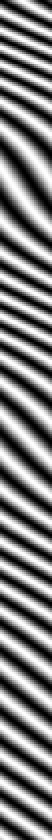
%> input picture exampleData/drew_synthetic.tif, 26 x 420 px, shrunk from 64 x 1024 before the run (shown 2 times larger)
$ octave bTestChhatbar.m   (GNU Octave 9; MATLAB toolbox functions it lacks are replaced by stand-ins)
%> lines starting %> are read from the running program, lines starting %| are printed output that depends on the picture
### bChhatbar.m

function [time,velocity,angle,utheta,uvar] = bChhatbar(tifPath,showOutput,saveimg,delx,delt,hi,lineskip,x1,x2)
%> called with tifPath = 'exampleData/drew_synthetic.tif', showOutput = 1, saveimg = 0, delx = 0.001, delt = 0.00205, hi = 100, lineskip = 25, x1 = 1

    disp(['*** chhatbar anaysis' tifPath]);

    theImage = imread(tifPath); % hybridvel expects a matlab matrix, not a file
%> theImage is the input picture: size 420x26 uint16; min 0, max 65534, mean 32758.6

    xrange = [x1 x2];

    % hybridvel issues warnings, turn them off
    MSGID = 'MATLAB:hg:EraseModeIgnored';
    warning('off', MSGID);

    [theAngle,utheta,uvar] = bChhatbar0(theImage,showOutput,saveimg,delx,delt,hi,lineskip,xrange);

    ii = 3;
    time = theAngle(:,3,ii)*delt;
    angle = theAngle(:,1,ii);
    velocity = theAngle(:,9,ii);

    doSave = 0;
    if doSave
        [filePath, fileName, fileExt] = fileparts(tifPath);
        outFileName = [fileName '_chhatbar.txt'];
        outFilePath = fullfile(filePath, outFileName);
        disp(['   saving chhatbar' outFilePath])

        myFileID = fopen(outFilePath, 'w', 'n', 'UTF-8');
            fprintf(myFileID, 'algorithm=Chhatbar hybridvel;');
            fprintf(myFileID, 'tifPath=%s;', tifPath);
            fprintf(myFileID, 'delx=%f;', delx);
            fprintf(myFileID, 'delt=%f;', delt);
            fprintf(myFileID, 'hi=%d;', hi);
            fprintf(myFileID, 'lineskip=%d;', lineskip);
            fprintf(myFileID, 'xMin=%d;', xrange(1));
            fprintf(myFileID, 'xMax=%d;', xrange(2));
            fprintf(myFileID, '\n');
            fprintf(myFileID, 'time,velocity,angle'); % column headers
            fprintf(myFileID, '\n');
            for i = 1:size(time,1)
                fprintf(myFileID, '%d,%f,%f\n', time(i), velocity(i), angle(i));
            end
        fclose(myFileID);
    end

### bChhatbar0.m
function [angle,utheta,uvar] = bChhatbar0(inputimg,showimg,saveimg,delx,delt,hi,lineskip,xrange)
%> called with showimg = 1, saveimg = 0, delx = 0.001, delt = 0.00205, hi = 100, lineskip = 25, xrange = [1 60]

%
% Robert Cudmore modified version of the original
%
% Blood velocity measurement on linescan images based on the paper titled:
% Improved blood velocity measurements with a hybrid image filtering and
% iterative Radon transform algorithm
% published in:
% Frontiers in Brain Imaging Methods / Frontiers in Neuroscience
%
% Syntax:
% [angle,utheta,uvar] = hybridvel(inputimg,showimg,saveimg,delx,delt,hi,lineskip,xrange)
%
% Where,
% inputimg = linescan/space-time image with space in X-axis and time in Y-axis
% showimg = display image comparing the effect of elementwise demeaning,
%   vertical demeaning and 3x3 vertical Sobel filtering
% saveimg = save image in various formats (.fig,.jpg,.eps,.ai)
% delx = DeltaX, microns/pixel
% delt = DeltaT, ms/line
% hi = height of image segment to be processed in pixels
% lineskip = number of lines before next image segment starts
% xrange = 2-element vector specifying range of pixels in space-dimension
%   to use in the image segment
%
% Outputs:
% angle: [angle(deg), minstep(deg), location(pixel), dels1(deg), deln(deg), %dv/v, iter, irl, speed (mm/s)]
% utheta: angles used to process the image segments
% uvar: variance on Radon transform at each angle at each image segment
%
% Example:
% The linescan image used in the Figure 9 of the paper named 'fig9im.tif'
% is located in the same folder as this code. This image can be used as:
% [angle,utheta,uvar] = hybridvel(imread('fig9im.tif'),1,[],0.47,1,100,25,[1 125]);
%
% by Pratik Chhatbar, Kara Lab @ MUSC Neurosciences
% Charleston, SC. 5/29/2013
% chhatbar@musc.edu
% pratikchhatbar@gmail.com

%% Initialize

imsize = size(inputimg);
%> imsize = [420 26]
inputimg = double(inputimg);
anglineth = 3;
dvov = 0.1/100; % dv/v to determine minimum step-size
firstthetastep = 45; thetarange = [0 179];
ds = 4; % 4 um streak distance

%if exist('showimg','var') && ~isempty(showimg) && showimg, showimg = 1; else showimg = 0; end
%if exist('saveimg','var') && ~isempty(saveimg) && saveimg, saveimg = 1; showimg = 1; else saveimg = 0; end
if exist('delx','var') && ~isempty(delx) && delx, else delx = 1; end
if exist('delt','var') && ~isempty(delt) && delt, else delt = 1; end
if exist('hi','var') && ~isempty(hi) && hi, else hi = imsize(1)-2; end
if exist('lineskip','var') && ~isempty(lineskip) && lineskip, else lineskip = hi; end
if exist('xrange','var') && ~isempty(xrange) && length(xrange)<3
    if length(xrange)==1
        wi = xrange; xrange = [1 wi];
    else
        if xrange(1)>imsize(2)-1
            xrange(1)=1;
        end
        if xrange(2)>imsize(2)-1
            xrange(2)=imsize(2)-2;
        end
        if xrange(2)<xrange(1)
            xrange = [xrange(1) xrange(2)];
        end
        wi = xrange(2)-xrange(1)+1;
%> wi = 24
    end
else
    wi = imsize(2)-2; xrange = [1 wi];
end

if showimg
    imgtitle = {inputname(1);['HybridVel-' datestr(now,30)]};
end

%% Process the image with different filters

curimtitle = {'edm','vdm','sob'}; curcolor = {'b','g','k','r','c','m'};
imgseg(:,:,1) = inputimg(2:end-1,2:end-1)-mean(mean(inputimg(2:end-1,2:end-1))); % element-wise demean
imgseg(:,:,2) = bsxfun(@minus,inputimg(2:end-1,2:end-1),...
    mean(inputimg(2:end-1,2:end-1),1)); % vertical demean
imgseg(:,:,3) = filter2([1 2 1; 0 0 0; -1 -2 -1],inputimg,'valid');  % 3x3 vertical Sobel filter, Eq. 5,6

imgsegsz = size(imgseg);
%> imgsegsz = [418 24 3]
firstiter = (thetarange(1):firstthetastep:thetarange(2));
firstiter = firstiter-(firstiter(end)-firstiter(1))/2+1;

segend = hi:lineskip:imgsegsz(1);
segstart = segend-hi+1;
segn = length(segstart);
%> segn = 13

angle = nan(segn,9,imgsegsz(3)); % angle = [angle,minstep,loc(pix),dels1,deln,%dv/v,iter,irl,speed(mm/s)]
utheta = cell(segn,imgsegsz(3));
uvar = cell(segn,imgsegsz(3));

%% Iterative Radon transform

%for ii = 1:imgsegsz(3)
for ii = 3
    for jj = 1:segn
        irl = 1; % iterative radon level
        curangle = 0; alltheta = []; allvar = []; iter = 0; thetastep = firstthetastep; curvarmax = 0;
        curimgseg = imgseg(segstart(jj):segend(jj),xrange(1):xrange(2),ii);
        if ii==1
            curimgseg = curimgseg-mean(curimgseg(:)); % element-wise demean
        end
        if ii==2
            curimgseg = bsxfun(@minus,curimgseg,mean(curimgseg,1)); % vertical demean
        end
       while irl
            iter = iter+1;
            % smart iterative radon function with graded angle steps
            if iter==1
                theta = firstiter;
            else
                thetastep = thetastep/2;
                theta = (-3*thetastep+curangle):thetastep*2:(3*thetastep+curangle);
            end
            theta = mod(theta+90,180)-90; % ensures angle range of [-90,+90)
            R = radon(curimgseg,theta); % Eq. 7
            R(R==0) = nan; % avoids influence of non-participant pixels
            curvar = nanvar(R);
            alltheta = [alltheta theta];
            allvar = [allvar curvar];
            [Rvarmaxval,Rvarmaxin] = max(curvar);
            if Rvarmaxval>curvarmax
                curangle = theta(Rvarmaxin); % Eq. 8
                curvarmax = Rvarmaxval;
            end
            if irl==1 && thetastep<1 % angle resolution less than 1 deg
                irl=2; % iterative radon level 2, where step-size is decided for given dv/v
                curmpa = abs(atand((dvov+1)*tand(curangle))-curangle); % Eq. 17
                ws = min(wi,ceil(hi*abs(tand(curangle)))); % Eq. 14
                hs = min(hi,ceil(wi*abs(cotd(curangle)))); % Eq. 14
                ns = floor(wi*delx/ds)*(hs==hi)+((hi*delx*ws)/(ds*hs))*(ws==wi); % Eq. 13
                dels1 = abs(atand(ws/hs)-atand((ws-1)/hs)*(ws>hs)-atand(ws/(hs-1))*(ws<=hs)); % Eq. 12
                deln = dels1/ns; % Eq. 11

            end
            if irl>1 && thetastep<deln % Eq. 11
                ws = min(wi,ceil(hi*abs(tand(curangle)))); % Eq. 14
                hs = min(hi,ceil(wi*abs(cotd(curangle)))); % Eq. 14
                ns = floor(wi*delx/ds)*(hs==hi)+((hi*delx*ws)/(ds*hs))*(ws==wi); % Eq. 13
                dels1 = abs(atand(ws/hs)-atand((ws-1)/hs)*(ws>hs)-atand(ws/(hs-1))*(ws<=hs)); % Eq. 12
                deln = dels1/ns; % Eq. 11
                if thetastep<deln
                    break
                end
            end

            if irl>1 && thetastep<curmpa % Eq. 17
                % actual dv/v calculation
                actdvovper = abs(tand(thetastep+curangle)/tand(curangle)-1)*100; % Eq. 16
                if dvov>actdvovper/100
                    break
                else
                    irl = irl+1;
                    curmpa = atand((dvov+1)*tand(abs(curangle)))-abs(curangle); % Eq. 17
                end
            end
        end
        angle(jj,1,ii) = curangle;

        % actual dv/v
        actdvovper = abs(tand(thetastep+curangle)/tand(curangle)-1)*100; % Eq. 16
        % deln
        ws = min(wi,ceil(hi*abs(tand(curangle)))); % Eq. 14
        hs = min(hi,ceil(wi*abs(cotd(curangle)))); % Eq. 14
        ns = floor(wi*delx/ds)*(hs==hi)+((hi*delx*ws)/(ds*hs))*(ws==wi); % Eq. 13
        dels1 = abs(atand(ws/hs)-atand((ws-1)/hs)*(ws>hs)-atand(ws/(hs-1))*(ws<=hs)); % Eq. 12
        deln = dels1/ns; % Eq. 11

        angle(jj,2:9,ii) = [thetastep segstart(jj)+hi/2 dels1 deln actdvovper iter irl tand(curangle)*delx/delt];

        % unique angles used for radon and variance measured
        [utheta{jj,ii},um] = sort(alltheta);
        uvar{jj,ii} = allvar(um);
    end

    if showimg == 1

        figChattbar = figure;
        movegui(figChattbar, [800 300]); % specifies distance from bottom left of screen [x,y] ???

        subplot(3,1,1);
        imagesc(imgseg(:,:,ii)');

        subplot(3,1,3);
        plot(angle(:,3,ii)*delt,angle(:,9,ii),['-o' curcolor{ii} ]);
        xlabel('time (ms)');
        ylabel('v (mm/s)');

        % [45 lines of commented-out code are left out]

        if saveimg && ii==imgsegsz(3)
            savepath = 'D:\lab stuff\savedRadonImages\';
            saveas(gca,fullfile(savepath,['hybridvel' strcat(imgtitle{:}) 'img' num2str(ii) '.eps']), 'psc2');
            saveas(gca,fullfile(savepath,['hybridvel' strcat(imgtitle{:}) 'img' num2str(ii) '.fig']));
            saveas(gca,fullfile(savepath,['hybridvel' strcat(imgtitle{:}) 'img' num2str(ii) '.jpg']));
            saveas(gca,fullfile(savepath,['hybridvel' strcat(imgtitle{:}) 'img' num2str(ii) '.ai']));
        end

    end
end
%> after the loop, R = 107 rows, first 8: [NaN NaN NaN NaN; NaN NaN NaN NaN; NaN NaN NaN NaN; NaN NaN NaN NaN; NaN NaN NaN NaN; NaN NaN -3850.3 -30907.1; -2263.4 -28871.3 -93869.7 -163477.5; -82468.3 -159415.5 -194601.8 -163796.7]; curmpa = 0.0273; figChattbar = 1; theta = [50.92 52.33 53.73 55.14]; utheta = 39 items; uvar = 39 items

### bTestChhatbar.m
tifPath = 'exampleData/drew_synthetic.tif';
% image parameters
delx = 1.0e-3;
delt = 2.05e-3;
% chhatbar parameters
hi = 100;
lineskip = 25;

% x range (pixels) along line to analyze
xMin = 1;
xMax = 60;


showOutput=1;
saveimg = 0;
[time,velocity,angle,utheta,uvar] = bChhatbar(tifPath,showOutput,saveimg,delx,delt,hi,lineskip,xMin,xMax);
%> in bChhatbar, `time = theAngle(:,3,ii)*delt;`: time = [0.105; 0.156; 0.207; 0.258; 0.31; 0.361; 0.412; 0.463; 0.515; 0.566; 0.617; 0.668; 0.72]
%> in bChhatbar, `angle = theAngle(:,1,ii);`: angle = [64.98; 62.88; 55.84; 62.17; 60.77; 60.77; 59.36; 53.03; 55.84; 57.95; 57.95; 55.84; 53.73]
%> in bChhatbar, `velocity = theAngle(:,9,ii);`: velocity = [1.05; 0.952; 0.719; 0.924; 0.872; 0.872; 0.823; 0.648; 0.719; 0.779; 0.779; 0.719; 0.665]
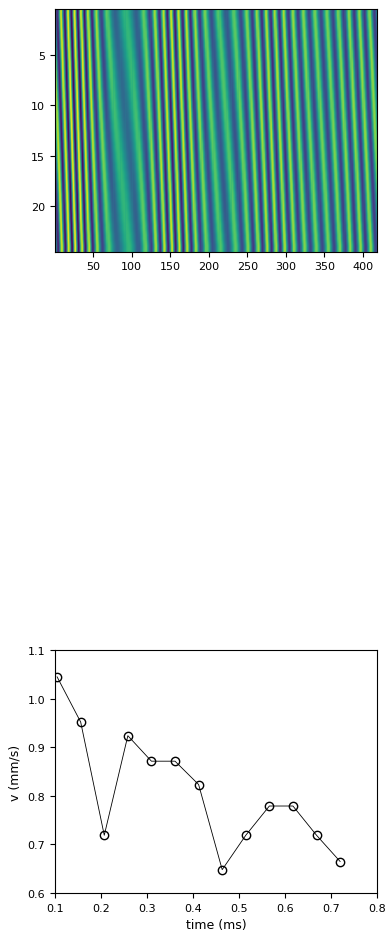
%> figure redrawn from the program's plot data, 2 panels
%> utheta = 39 items; uvar = 39 items

$ run again, with exampleData/fig9im.tif copied over exampleData/drew_synthetic.tif
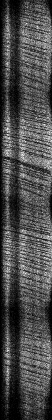
%> input picture exampleData/fig9im.tif, 52 x 420 px, shrunk from 125 x 1000 before the run
%> in bChhatbar, theImage is the input picture: size 420x52 uint16; min 142, max 18490, mean 5643.3
%> in bChhatbar0, `imgseg(:,:,3) = filter2([1 2 1; 0 0 0; -1 -2 -1],inputimg,'valid');`:
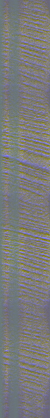
%> imgseg: size 418x50x3 double; mean R, G, B 0, 0, 7.3; drawn with min black and max white
%> after the loop in bChhatbar0, `for ii = 3`: R = 115 rows, first 8: [NaN NaN NaN NaN; 3.99 NaN NaN NaN; -138 22.84 42.14 21.7; 1832.5 847.1 216.2 -261.7; 19536.1 17446.1 14782.2 11931.3; 9692.3 12576.3 15452.7 17622; -431.4 -1641.3 -2926.2 -3190.1; 23809.8 24271.6 22753.2 17896.1]; curmpa = 0.0138; figChattbar = 1; theta = [73.42 74.83 76.23 77.64]; utheta = 39 items
%> in bChhatbar, `time = theAngle(:,3,ii)*delt;`: time = [0.105; 0.156; 0.207; 0.258; 0.31; 0.361; 0.412; 0.463; 0.515; 0.566; 0.617; 0.668; 0.72]
%> in bChhatbar, `angle = theAngle(:,1,ii);`: angle = [74.83; 74.83; 76.94; 76.23; 75.53; 75.53; 75.53; 75.53; 75.53; 75.53; 74.83; 75.53; 75.53]
%> in bChhatbar, `velocity = theAngle(:,9,ii);`: velocity = [1.8; 1.8; 2.1; 1.99; 1.89; 1.89; 1.89; 1.89; 1.89; 1.89; 1.8; 1.89; 1.89]
%> `[time,velocity,angle,utheta,uvar] = bChhatbar(tifPath,showOutput,savei..`:
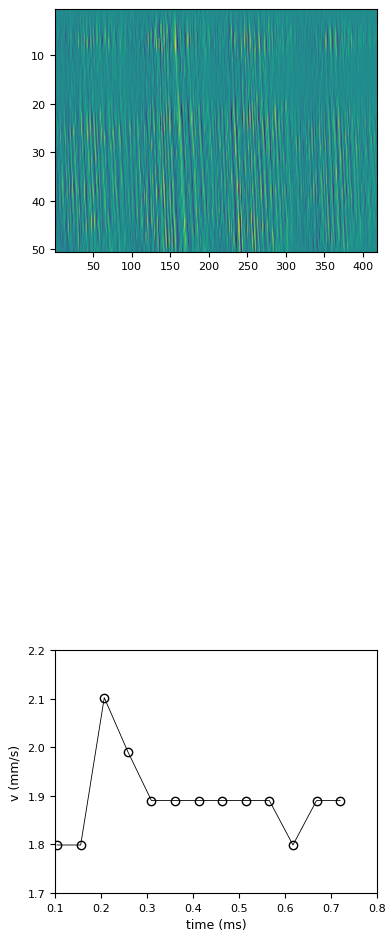
%> figure redrawn from the program's plot data, 2 panels
%> `[time,velocity,angle,utheta,uvar] = bChhatbar(tifPath,showOutput,savei..`: utheta = 39 items
